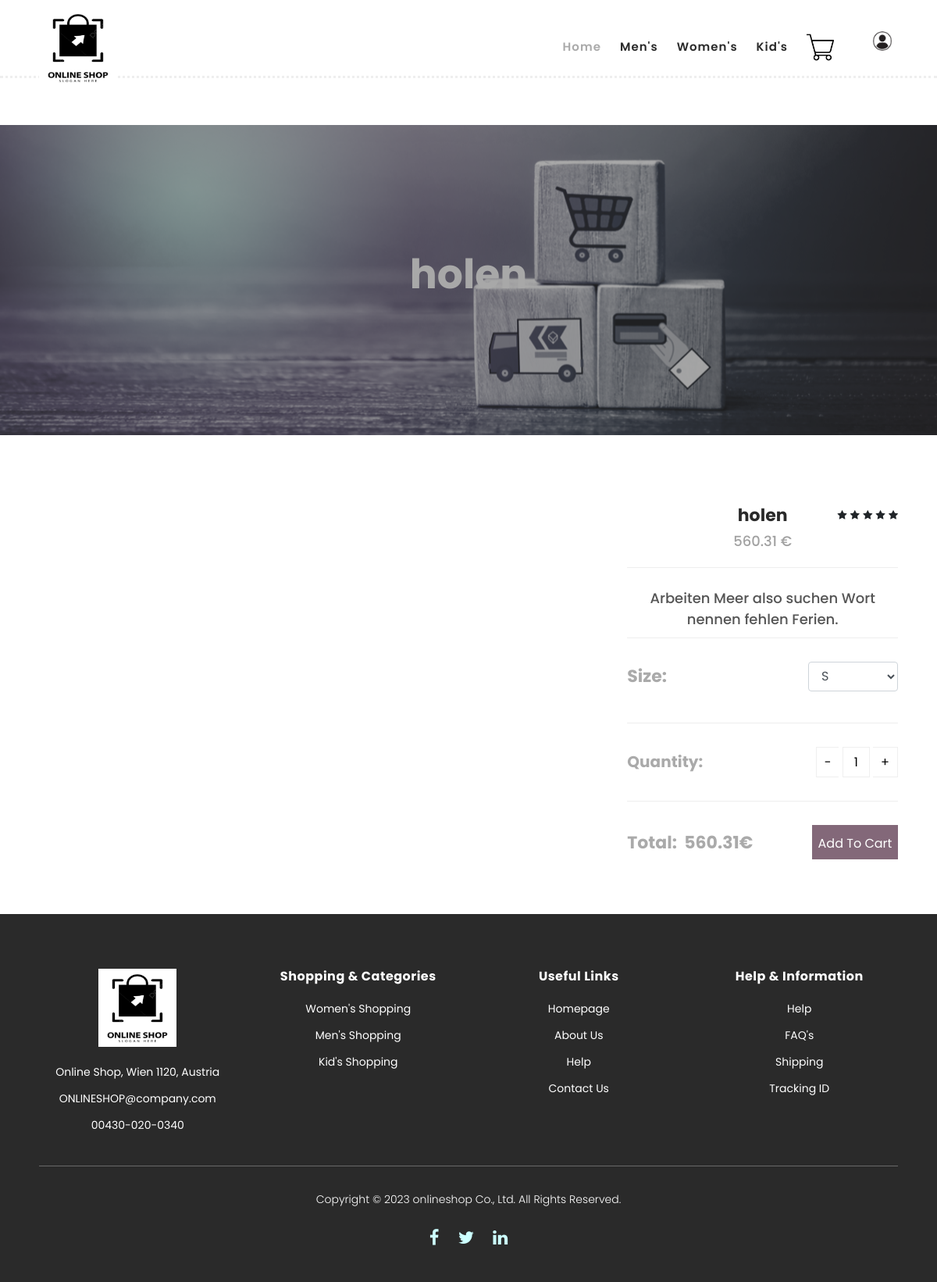
The app's page /single-product.html/2 (signed in) with its own data.
### lib/init_database_functions.py (models this page shows)
class ProductTable(db.Model):
    __tablename__ = "product_table"
    p_id = db.Column(db.Integer, primary_key=True)
    p_name = db.Column(db.String(255))
    p_description = db.Column(db.String(255))
    p_price = db.Column(db.String(255))
    p_gender = db.Column(db.String(255))
    p_image_url = db.Column(db.String(255))
    reviews = db.relationship("ReviewTable", backref="product", lazy=True)
    category_id = db.Column(
        db.Integer, db.ForeignKey("category_table.category_id"), nullable=False
    )
    cart_items = db.relationship("CartItemTable", backref="product", lazy=True)
    sizes = db.relationship(
        "SizeTable",
        secondary=product_size_association,
        backref="products_with_quantities",
    )

### main.py (the view)
@app.route("/single-product.html/<product_id>", methods=["GET", "POST"])
def single_product(product_id):
    product = ProductTable.query.get(product_id)
    if request.method == "GET":
        sizes_quantities = (
            db.session.query(SizeTable.size_name, product_size_association.c.quantity)
            .join(product_size_association)
            .filter(product_size_association.c.p_id == product_id)
            .all()
        )
        sizes = [
            {"name": size, "quantity": quantity} for size, quantity in sizes_quantities
        ]
    elif request.method == "POST":
        add_to_cart()
        return redirect(url_for("cart_display"))
    user_id = session.get("user_id")
    if user_id:
        user_data = CustomerTable.query.filter_by(customer_id=user_id).first()
        if user_data:
            return render_template(
                "single-product.html", user_data=user_data, product=product, sizes=sizes
            )

### templates/single-product.html (shortened to what this page needs)
{% include 'includes/header.html' %}
<div class="page-heading" id="top">
    <div class="container">
        <div class="row">
            <div class="col-lg-12">
                <div class="inner-content">
                    <h2>{{ product.p_name }}</h2>
                </div>
            </div>
        </div>
    </div>
</div>
<section class="section" id="product" data-product-id="{{product.p_id}}">
    <div class="container">
        <div class="row">
            <div class="col-lg-8">
                <div class="left-images">
                </div>
            </div>
            <div class="col-lg-4">
                <div class="right-content">
                    <h4>{{ product.p_name }}</h4>
                    <span class="price">{{ product.p_price }} €</span>
                    <ul class="stars">
                        <li><i class="fa fa-star"></i></li>
                        <li><i class="fa fa-star"></i></li>
                        <li><i class="fa fa-star"></i></li>
                        <li><i class="fa fa-star"></i></li>
                        <li><i class="fa fa-star"></i></li>
                    </ul>
                    <div class="product-description">
                        <span>{{ product.p_description }}</span>
                    </div>
                    <form id="addToCartForm" method="POST">
                        <div class="size-form-group">
                            <div class="left-content">
                                <h4>Size:</h4>
                            </div>
                            <div class="right-content">
                                <div class="select-size">
                                    <select class="form-control" id="size" name="size">
                                        {% for size in sizes %}
                                        <option value="{{ size.name }}" data-max-quantity="{{ size.quantity }}">{{
                                            size.name }}
                                        </option>
                                        {% endfor %}
                                    </select>
                                </div>
                            </div>
                        </div>
                        <div class="quantity-content">
                            <div class="left-content">
                                <h6>Quantity:</h6>
                            </div>
                            <div class="right-content">
                                <div class="quantity buttons_added">
                                    <input type="button" value="-" class="minus">
                                    <input type="number" min="1" max="" name="quantity" value="1" title="Qty"
                                        class="input-text qty text" size="4" pattern="" inputmode="">
                                    <input type="button" value="+" class="plus">
                                </div>
                            </div>
                        </div>
                        <div class="total">
                            <h4 style="display: inline;">Total: &nbsp;</h4>
                            <h4 style="display: block;" id="total_price"> {{ product.p_price }}</h4>
                            <h4 style="display: inline;">€</h4>
                            <div class="main-border-button">
                                <button type="button" onclick="addToCart()">Add To Cart</button>
                            </div>
                        </div>
                    </form>
                </div>
            </div>
        </div>
    </div>
</section>
{% include 'includes/footer.html' %}
</body>
</html>

### assets/css/add-review.css (style rules this page uses)
div.container { text-align: center; padding: 10px 20px; }

### assets/css/order_list.css (style rules this page uses)
body { background-color: #f4f4f4; font-family: 'Arial', sans-serif; }

### assets/css/onlineshop.css (style rules this page uses)
body { overflow-x: hidden; }
html, body, div, span, applet, object, iframe, h1, h2, h3, h4, h5, h6, p, blockquote, div pre, a, abbr, acronym, address, big, cite, code, del, dfn, em, font, img, ins, kbd, q, s, samp, small, strike, strong, sub, sup, tt, var, b, u, i, center, dl, dt, dd, ol, ul, li, figure, header, nav, section, article, aside, footer, figcaption { margin: 0; padding: 0; border: 0; outline: 0; }
ul, li { padding: 0; margin: 0; list-style: none; }
header, nav, section, article, aside, footer, hgroup { display: block; }
* { box-sizing: border-box; }
html, body { font-family: 'Poppins', sans-serif; font-weight: 400; background-color: #fff; font-size: 16px; -ms-text-size-adjust: 100%; -webkit-font-smoothing: antialiased; -moz-osx-font-smoothing: grayscale; }
h1, h2, h3, h4, h5, h6 { margin-top: 0px; margin-bottom: 0px; }
ul { margin-bottom: 0px; }
html, body { background: #fff; font-family: 'Poppins', sans-serif; }
.page-heading { margin-top: 160px; margin-bottom: 30px; background-image: url(../images/retail-blog-header-13.png); background-position: center center; background-size: cover; background-repeat: no-repeat; filter: brightness(70%) contrast(80%) grayscale(20%) saturate(20%); }
.page-heading .inner-content { padding: 150px 0px; text-align: center; z-index: 1; }
.page-heading .inner-content h2 { font-size: 52px; color: #ffffff; font-weight: 700; margin-bottom: 15px; }
#product { margin-top: 80px; }
#product .right-content { position: relative; z-index: 3; background-color: #fff; }
#product .right-content h4 { font-size: 22px; color: #2a2a2a; font-weight: 700; margin-bottom: 0px; }
#product .right-content span.price { font-size: 18px; color: #a1a1a1; font-weight: 500; display: block; margin-top: 5px; border-bottom: 1px solid #eee; padding-bottom: 20px; }
#product .right-content .product-description span { font-size: 18px; color: #555; font-weight: 500; display: block; }
#product .right-content ul.stars { position: absolute; right: 0; top: 0; }
#product .right-content ul.stars li { display: inline; font-size: 13px; }
#product .right-content span { font-size: 14px; color: #aaaaaa; font-weight: 500; display: block; margin-top: 25px; }
.quantity-content { margin-top: 30px; padding-top: 30px; border-top: 1px solid #eee; border-bottom: 1px solid #eee; width: 100%; padding-bottom: 30px; margin-bottom: 30px; }
.quantity-content .left-content { float: left; margin-right: 30px; }
.quantity-content .right-content { text-align: right; }
.quantity-content .left-content h6 { padding-top: 7px; font-size: 20px; font-weight: 700; color: #aaa; position: relative; z-index: 11; }
.total h4 { float: left; font-size: 20px; margin-top: 10px; color: #aaa !important; }
.total .main-border-button { text-align: right; }
.total .main-border-button button { width: 110px; height: 44px; display: inline-block; text-align: center; line-height: 44px; background-color: #411732a6; box-shadow: none; border: 1px solid transparent; color: #fff; transition: all 0.3s; }
.quantity { display: inline-block; }
.quantity .input-text.qty { width: 35px; height: 39px; padding: 0 5px; text-align: center; background-color: transparent; border: 1px solid #efefef; }
.quantity.buttons_added { text-align: left; position: relative; white-space: nowrap; vertical-align: top; }
.quantity.buttons_added input { display: inline-block; margin: 0; vertical-align: top; box-shadow: none; }
.quantity.buttons_added .minus, .quantity.buttons_added .plus { padding: 7px 10px 8px; height: 39px; background-color: #ffffff; border: 1px solid #efefef; cursor: pointer; }
.quantity.buttons_added .minus { border-right: 0; }
.quantity.buttons_added .plus { border-left: 0; }
.size-form-group { display: flex; align-items: center; justify-content: space-between; margin-top: 10px; padding-top: 30px; border-top: 1px solid #eee; width: 100%; padding-bottom: 10px; margin-bottom: 10px; }
.size-form-group .left-content h4 { font-size: 20px; font-weight: 700; color: #aaa !important; }
.size-form-group .right-content .select-size select { width: 115px; }

### records on screen
ProductTable: p_name "holen", p_price "560.31", p_description "Arbeiten Meer also suchen Wort nennen fehlen Ferien."

### other values on screen
form field size "S"
